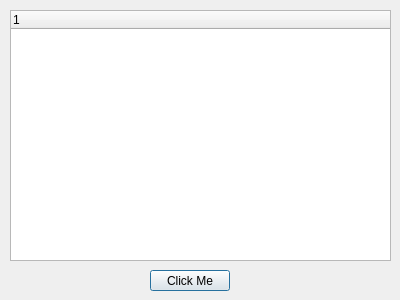
<?xml version="1.0" encoding="UTF-8"?>
<ui version="4.0">
 <class>Dialog</class>
 <widget class="QDialog" name="Dialog">
  <property name="geometry">
   <rect>
    <x>0</x>
    <y>0</y>
    <width>400</width>
    <height>300</height>
   </rect>
  </property>
  <property name="windowTitle">
   <string>Dialog</string>
  </property>
  <widget class="QPushButton" name="pushButton">
   <property name="geometry">
    <rect>
     <x>150</x>
     <y>270</y>
     <width>80</width>
     <height>21</height>
    </rect>
   </property>
   <property name="text">
    <string>Click Me</string>
   </property>
  </widget>
  <widget class="QTreeWidget" name="treeWidget">
   <property name="geometry">
    <rect>
     <x>10</x>
     <y>10</y>
     <width>381</width>
     <height>251</height>
    </rect>
   </property>
   <column>
    <property name="text">
     <string notr="true">1</string>
    </property>
   </column>
  </widget>
 </widget>
 <resources/>
 <connections/>
</ui>
